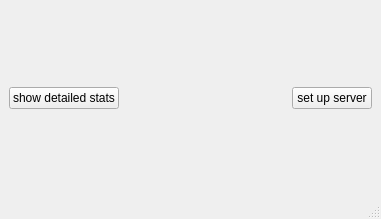
<?xml version="1.0" encoding="UTF-8"?>
<ui version="4.0">
 <class>MainWindow</class>
 <widget class="QMainWindow" name="MainWindow">
  <property name="geometry">
   <rect>
    <x>0</x>
    <y>0</y>
    <width>381</width>
    <height>219</height>
   </rect>
  </property>
  <property name="windowTitle">
   <string>MainWindow</string>
  </property>
  <widget class="QWidget" name="centralwidget">
   <layout class="QGridLayout" name="gridLayout">
    <item row="0" column="0">
     <widget class="QPushButton" name="pushButton_2">
      <property name="text">
       <string>show detailed stats</string>
      </property>
     </widget>
    </item>
    <item row="0" column="1">
     <spacer name="horizontalSpacer">
      <property name="orientation">
       <enum>Qt::Horizontal</enum>
      </property>
      <property name="sizeHint" stdset="0">
       <size>
        <width>111</width>
        <height>20</height>
       </size>
      </property>
     </spacer>
    </item>
    <item row="0" column="2">
     <widget class="QPushButton" name="pushButton">
      <property name="text">
       <string>set up server</string>
      </property>
     </widget>
    </item>
   </layout>
  </widget>
  <widget class="QMenuBar" name="menubar">
   <property name="geometry">
    <rect>
     <x>0</x>
     <y>0</y>
     <width>381</width>
     <height>22</height>
    </rect>
   </property>
  </widget>
  <widget class="QStatusBar" name="statusbar"/>
 </widget>
 <resources/>
 <connections/>
</ui>
